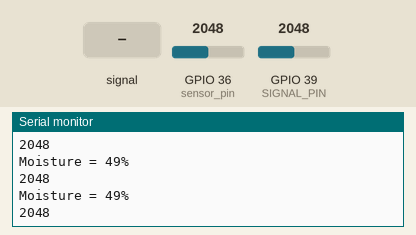
A sketch run on a simulated ESP32. Parts: the last lines printed to the serial monitor. Inputs (shaded band) come from the test bench; at power-on: GPIO 36 (sensor_pin) = 2048, GPIO 39 (SIGNAL_PIN) = 2048. WiFi joins after 1.5 s; servers stay silent unless stated.

Above: at 2.7 s.
2.8 s: GPIO 39 (SIGNAL_PIN) fed a 200 Hz sine of ±327 counts around its level
At 2.98 s:
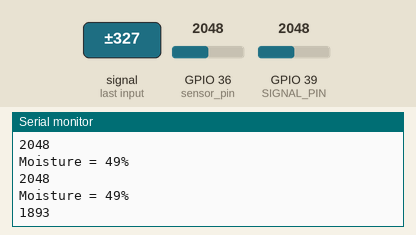
4.3 s: GPIO 36 (sensor_pin) set to 2866
At 4.34 s:
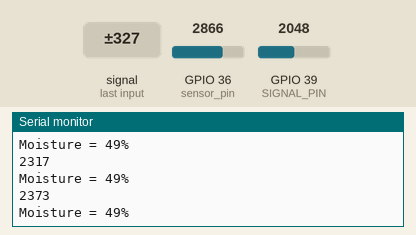
5.8 s: GPIO 39 (SIGNAL_PIN) set to 2866
At 5.84 s:
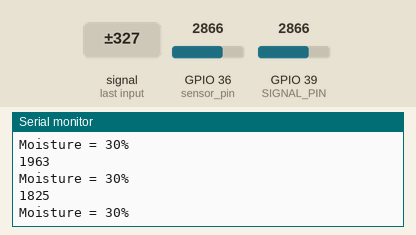
7.3 s: GPIO 39 (SIGNAL_PIN) fed a 1000 Hz sine of ±1023 counts around its level
At 7.49 s:
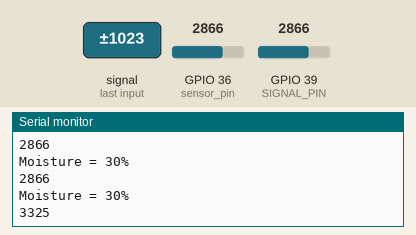
8.8 s: GPIO 36 (sensor_pin) set to 3603
At 8.84 s:
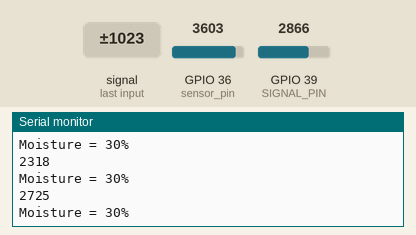
10.3 s: GPIO 39 (SIGNAL_PIN) set to 3603
At 10.34 s:
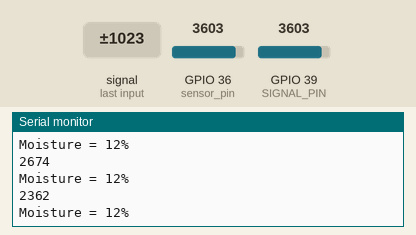
Timing chart, 0 to 12.8 s (numbered marks = the images above; inputs shaded):
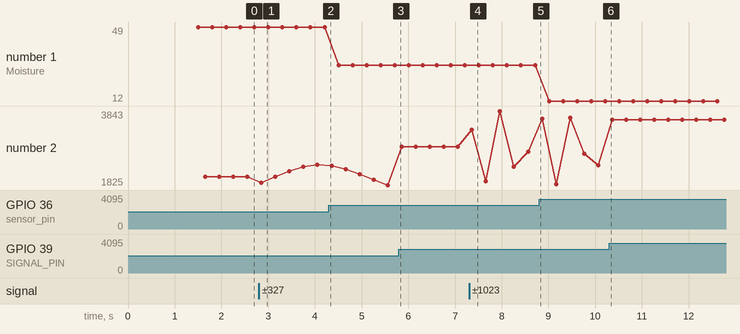

The sketch:

firebase_value_send.ino
```cpp
#include<WiFi.h>
#include <IOXhop_FirebaseESP32.h>
char ssid[] = "Redmi9";
char password[] = "panditvishal";
char firebaseHost[] = "https://agriculture-cf703-default-rtdb.asia-southeast1.firebasedatabase.app";
char firebaseKey[] = "AIzaSyCkhmLh-aT4JITYlSkxJPLY_BPH4TwXxOo";
int _moisture,sensor_analog;
const int sensor_pin = 36;
//Water lavel
#define SIGNAL_PIN 39 // ESP32 pin GIOP36 (ADC0) connected to sensor's signal pin
#define SENSOR_MIN 0
#define SENSOR_MAX 521
int value = 0; // variable to store the sensor value
int level = 0;
void setup() {
  Serial.begin(9600);
    WiFi.begin(ssid, password);
  while(WiFi.status() != WL_CONNECTED){
    Serial.print("*");
    delay(500);
  }
  Serial.println("WiFi Connected");
  Firebase.begin(firebaseHost, firebaseKey);
  Serial.println("Firebase Connected");
}

void loop()  {
  sensor_analog = analogRead(sensor_pin);
_moisture = ( 100 - ( (sensor_analog/4095.00) * 100 ) );
 Serial.print("Moisture = ");
 Serial.print(_moisture);
 Serial.println("%");
    Firebase.setFloat("Moisture",_moisture );
    value = analogRead(SIGNAL_PIN);
 Serial.println(value);
    if( value>500)
    {
     Firebase.setBool("water_lavel", true);
            }
           else{
             Firebase.setBool("water_lavel", false);
           }

    Serial.println();
  }
```

Measured:
- after the input at 2.8 s, the serial monitor: prints a new line after 0.05 s (image 1)
- after the input at 7.3 s, the serial monitor: prints a new line after 0.06 s (image 4)
- plotted number 1: 49 → 30 after the input at 4.3 s, 30 → 12 after the input at 8.8 s
- plotted number 2: 2048 → 2373 after the input at 2.8 s, 1825 → 2866 after the input at 5.8 s, 2866 → 2725 after the input at 7.3 s, 2362 → 3603 after the input at 10.3 s
